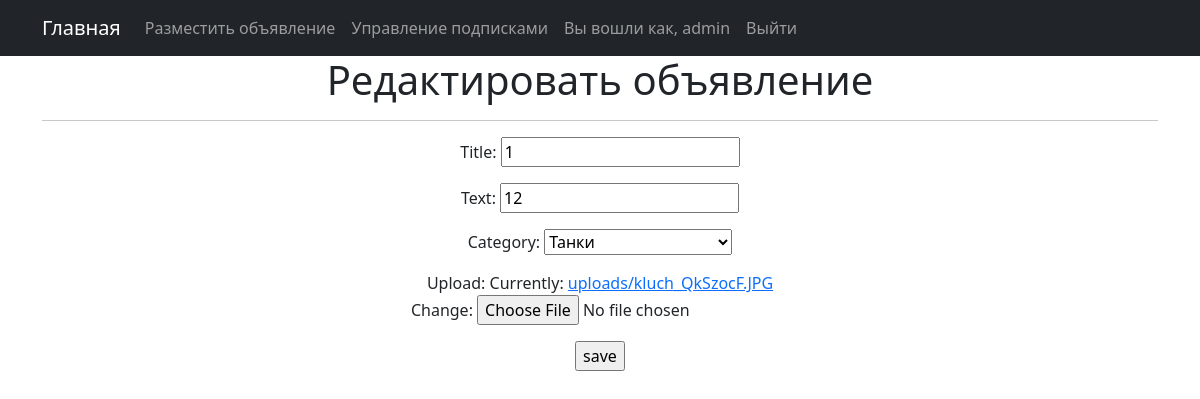
Screenshot of /articles/2/update/ (signed in) with the database file from the repository.
### bulletin_board/models.py (models this page shows, shortened)
class User(AbstractUser):
    code = models.CharField(max_length=15, blank=True, null=True)

class Article(models.Model):
    author = models.ForeignKey(User, on_delete=models.CASCADE)
    article_time = models.DateTimeField(auto_now_add=True)
    title = models.CharField(max_length=120)
    text = models.TextField()
    category = models.ForeignKey(Category, max_length=25, on_delete=models.CASCADE)
    upload = models.FileField(upload_to='uploads/')

### bulletin_board/views.py (the view)
# urls.py: path('<int:pk>/update/', ArticleUpdate.as_view(), name='article_update'),
class ArticleUpdate(LoginRequiredMixin, UpdateView):
    form_class = ArticleForm
    model = Article
    template_name = 'article_edit.html'
    context_object_name = 'article'

### bulletin_board/forms.py (shortened to what this page needs)
class ArticleForm(forms.ModelForm):
    title = forms.CharField(min_length=1)
    text = forms.CharField(min_length=1)
    class Meta:
        model = Article
        fields = ['title', 'text', 'category', 'upload']

### bulletin_board/models.py (called while the page is built)
    def __str__(self):
        return self.get_name_display()

### templates/article_edit.html (shortened to what this page needs)
{% extends 'flatpages/default.html' %}
{% block content %}
<h1>Редактировать объявление</h1>
<hr>
    {% if user == article.author %}
<form action="" method="post" enctype="multipart/form-data">
    {{ form.as_p }}
    <input type="submit" value="save" />
</form>
    {% else %}
<p> Вы не можете редактировать чужие объявления </p>
    {% endif %}
{% endblock content %}

### templates/flatpages/default.html (shortened to what this page needs)
<!DOCTYPE html>
<html lang="en">
    <head>
        {% load static %}
        <link href="{% static 'css/styles.css' %}" rel="stylesheet" />
    </head>
    <body>
 <nav class="navbar navbar-expand-lg navbar-dark bg-dark static-top">
   <div class="container">
       <a class="navbar-brand" href="/articles">Главная</a>
       <div class="collapse navbar-collapse" id="navbarResponsive">
           <ul class="navbar-nav ml-auto">
               {% if user.is_active %}
               <li class="nav-item active">
                   <a class="nav-link" href="/articles/create">Разместить объявление</a>
               </li>
               <li class="nav-item active">
                   <a class="nav-link" href="/articles/subscriptions/">Управление подписками</a>
               </li>
                       <a class="nav-link">Вы вошли как, {{ user }}</a>
               <li class="nav-item active">
                   <a class="nav-link" href="/accounts/logout">Выйти</a>
               </li>
               {% endif %}}
           </ul>
       </div>
   </div>
</nav>
       <div class="container">
   <div class="row">
       <div class="col-lg-12 text-center">
           {% block content %}{% endblock content %}
       </div>
   </div>
</div>
    </body>
</html>

### rows the page displays
User: username "admin"
Article: title "1", text "12", category "Танки"
